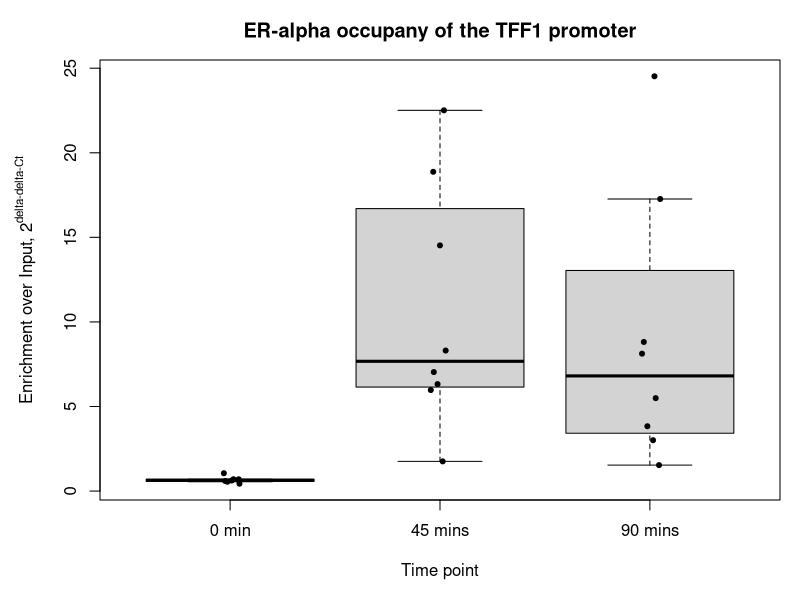
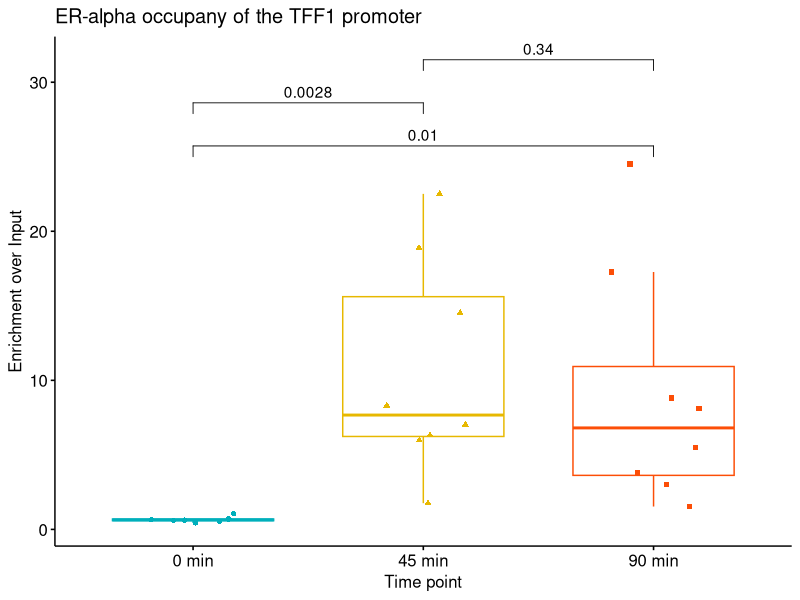

The R script that drew these images, in order:
## ---- chunk 1
knitr::opts_chunk$set(echo = TRUE)
## ---- chunk 2
#Set varibles to make time points easier to spot
time0 <- 1
time45 <- 2
time90 <- 3

#Input raw data
qpcr <- list()
qpcr[[time0]] <- read.table("qpcr-0.txt",
                            header = T,
                            sep = "\t",
                            as.is = T)
qpcr[[time45]] <-
    read.table("qpcr-45.txt",
               header = T,
               sep = "\t",
               as.is = T)
qpcr[[time90]] <-
    read.table("qpcr-90.txt",
               header = T,
               sep = "\t",
               as.is = T)

for (time_point in time0:time90)
{
    qpcr[[time_point]][qpcr[[time_point]] == "No Ct"] <- NA
}


#Prepare lists
ct_values <- list()
ct_values_means <- list()
d_ct_values_means <- list()
input_values <- list()
input_mean <- list()
d_input_mean <- list()
dd_ct_values_means <- list()


for (time_point in time0:time90)
{
    #Create object
    ct_values[[time_point]] <- matrix(NA, 0, 2)
    
    #Add reps 1:8 to object
    for (rep in 1:8) {
        y_coord <- rep * 12 - 11
        ct_values[[time_point]] <- rbind(ct_values[[time_point]],
                                         cbind(
                                             as.numeric(qpcr[[time_point]]$Ct..dR[y_coord:(y_coord + 4)]),
                                             as.numeric(qpcr[[time_point]]$Ct..dR[(y_coord + 5):(y_coord +
                                                                                                     9)])
                                         ))
    }
    
    
    
    #Average techical reps from same isogenic replicate
    ct_values_means[[time_point]] <- matrix(NA, 0, 2)
    for (rep in 1:8) {
        y_coord <- rep * 5 - 4
        ct_values_means[[time_point]] <-
            rbind(ct_values_means[[time_point]], colMeans(ct_values[[time_point]][y_coord:(y_coord +
                                                                                               4), 1:2]))
    }
    
    #Import Input from time_point mins
    
    
    input_values[[time_point]] <- cbind(as.numeric(qpcr[[time_point]]$Ct..dR[12 *
                                                                                 (0:4) + 11]),
                                        as.numeric(qpcr[[time_point]]$Ct..dR[12 *
                                                                                 (0:4) + 12]))
    
    #Calucate Average of technical reps.
    input_mean[[time_point]] <-
        colMeans(input_values[[time_point]], na.rm = T)
    
    if (time_point == 2)
    {
        #Plate layout is reversed wrt control and target primers. See lab book.
        d_ct_values_means[[time_point]] <-
            ct_values_means[[time_point]][, 2] - ct_values_means[[time_point]][, 1]
        d_input_mean[[time_point]] <-
            input_mean[[time_point]][2] - input_mean[[time_point]][1]
        
        dd_ct_values_means[[time_point]] <-
            d_ct_values_means[[time_point]] - d_input_mean[[time_point]]
    } else {
        d_ct_values_means[[time_point]] <-
            ct_values_means[[time_point]][, 1] - ct_values_means[[time_point]][, 2]
        d_input_mean[[time_point]] <-
            input_mean[[time_point]][1] - input_mean[[time_point]][2]
        
        dd_ct_values_means[[time_point]] <-
            d_ct_values_means[[time_point]] - d_input_mean[[time_point]]
    }
}

df_ct <- data.frame(cbind(
    2 ^ dd_ct_values_means[[time0]],
    2 ^ dd_ct_values_means[[time45]],
    2 ^ dd_ct_values_means[[time90]]
))
colnames(df_ct) <- c("0 min", "45 mins", "90 mins")

## ---- chunk 3

set.seed(1)
par(mar = c(5, 5, 3, 1))
boxplot(
    df_ct,
    main = "ER-alpha occupany of the TFF1 promoter",
    range = 1,
    ylab = expression(paste(
        "Enrichment over Input, 2" ^ "delta-delta-Ct"
    )),
    xlab = "Time point",
    pch = NA
)
stripchart(
    df_ct,
    add = T,
    vertical = T,
    pch = 20,
    method = "jitter",
    jitter = 0.05
)          

## ---- chunk 4
library("ggpubr")

tp1<-cbind(df_ct["0 min"],rep("0 min",8))
tp2<-cbind(df_ct["45 mins"],rep("45 min",8))
tp3<-cbind(df_ct["90 mins"],rep("90 min",8))

colnames(tp1)<-c("Enrichment","Time")
colnames(tp2)<-c("Enrichment","Time")
colnames(tp3)<-c("Enrichment","Time")

df<-rbind(tp1,tp2,tp3)


#Code to remove data points more than 2*IQR from median. P-value are one-sided Wilcoxon rank test. Looks better but makes little differnce
#tp3<-tp3[!(df$Enrichment[df$Time=="90 min"]>median(df$Enrichment[df$Time=="90 min"])+IQR(df$Enrichment[df$Time=="90 min"])*2),]
#tp2<-tp2[!(df$Enrichment[df$Time=="45 min"]>median(df$Enrichment[df$Time=="45 min"])+IQR(df$Enrichment[df$Time=="45 min"])*2),]

df<-rbind(tp1,tp2,tp3)

 p <- ggboxplot(df, x = "Time", y = "Enrichment",
                color = "Time", palette =c("#00AFBB", "#E7B800", "#FC4E07"),
                add = "jitter", shape = "Time",
                outlier.shape=NA,
                 main = "ER-alpha occupany of the TFF1 promoter",
                ylab = "Enrichment over Input",
                xlab = "Time point",
                show.legend=FALSE) +theme(legend.position="none")
 
 my_comparisons <- list(c("90 min", "0 min"), c("45 min", "0 min"),  c("45 min", "90 min") )

p + stat_compare_means(comparisons = my_comparisons,
                       method="t.test",
                       label = "p-value",
                       show.legend=FALSE,
                       method.args=list(alternative="greater"))



